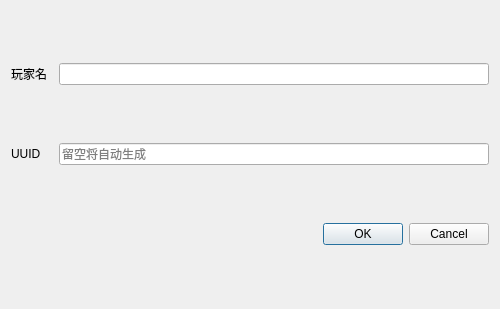
<?xml version="1.0" encoding="UTF-8"?>
<ui version="4.0">
 <class>OfflineAdder</class>
 <widget class="QDialog" name="OfflineAdder">
  <property name="geometry">
   <rect>
    <x>0</x>
    <y>0</y>
    <width>500</width>
    <height>309</height>
   </rect>
  </property>
  <property name="windowTitle">
   <string>离线账号</string>
  </property>
  <layout class="QGridLayout" name="gridLayout">
   <item row="2" column="0" colspan="3">
    <widget class="QDialogButtonBox" name="buttonBox">
     <property name="orientation">
      <enum>Qt::Orientation::Horizontal</enum>
     </property>
     <property name="standardButtons">
      <set>QDialogButtonBox::StandardButton::Cancel|QDialogButtonBox::StandardButton::Ok</set>
     </property>
    </widget>
   </item>
   <item row="0" column="0">
    <widget class="QLabel" name="label">
     <property name="text">
      <string>玩家名</string>
     </property>
    </widget>
   </item>
   <item row="0" column="2">
    <widget class="LineEdit" name="player_name"/>
   </item>
   <item row="1" column="0">
    <widget class="QLabel" name="label_2">
     <property name="text">
      <string>UUID</string>
     </property>
    </widget>
   </item>
   <item row="1" column="2">
    <widget class="LineEdit" name="uuid">
     <property name="placeholderText">
      <string>留空将自动生成</string>
     </property>
    </widget>
   </item>
  </layout>
 </widget>
 <customwidgets>
  <customwidget>
   <class>LineEdit</class>
   <extends>QLineEdit</extends>
   <header>qfluentwidgets</header>
  </customwidget>
 </customwidgets>
 <resources/>
 <connections>
  <connection>
   <sender>buttonBox</sender>
   <signal>accepted()</signal>
   <receiver>OfflineAdder</receiver>
   <slot>accept()</slot>
   <hints>
    <hint type="sourcelabel">
     <x>248</x>
     <y>254</y>
    </hint>
    <hint type="destinationlabel">
     <x>157</x>
     <y>274</y>
    </hint>
   </hints>
  </connection>
  <connection>
   <sender>buttonBox</sender>
   <signal>rejected()</signal>
   <receiver>OfflineAdder</receiver>
   <slot>reject()</slot>
   <hints>
    <hint type="sourcelabel">
     <x>316</x>
     <y>260</y>
    </hint>
    <hint type="destinationlabel">
     <x>286</x>
     <y>274</y>
    </hint>
   </hints>
  </connection>
 </connections>
</ui>
